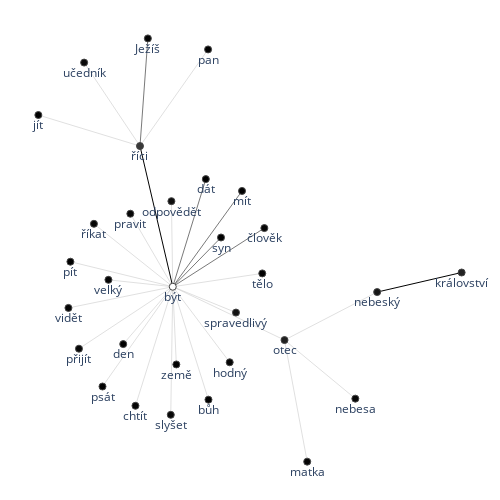

Source (notebook cell):
### Code cell
configure_plotly_browser_state()
ego_network_standard(nt_data, "book_lemmata", "Mt", "otec", "online", "2D")

### Figure 1 — Plotly figure (JSON) as saved in the notebook; plotly's stock layout.template omitted (floating-point values rounded to 4 significant figures)
{"data": [{"line": {"color": "#000000", "width": 1}, "mode": "lines", "type": "scatter", "x": [-0.06174, -0.1823, null, 1, 0.6895, null], "y": [-0.04796, 0.3795, null, -0.004787, -0.06424, null]}, {"line": {"color": "#404040", "width": 0.7}, "mode": "lines", "type": "scatter", "x": [-0.06174, 0.2749, null, -0.06174, 0.1928, null, -0.06174, 0.0597, null, -0.06174, 0.1155, null, -0.1823, -0.1533, null], "y": [-0.04796, 0.1303, null, -0.04796, 0.2431, null, -0.04796, 0.279, null, -0.04796, 0.1017, null, 0.3795, 0.7068, null]}, {"line": {"color": "#C0C0C0", "width": 0.5}, "mode": "lines", "type": "scatter", "x": [-0.06174, -0.2177, null, -0.06174, -0.3515, null, -0.06174, -0.2983, null, -0.06174, -0.2439, null, -0.06174, -0.06681, null, -0.06174, -0.438, null, -0.06174, -0.4453, null, -0.06174, -0.4066, null, -0.06174, -0.3201, null, -0.06174, -0.04865, null, -0.06174, -0.1989, null, -0.06174, -0.06914, null, -0.06174, 0.349, null, -0.06174, 0.1475, null, -0.06174, 0.06945, null, -0.06174, 0.2672, null, -0.06174, 0.1705, null, -0.1823, -0.3876, null, -0.1823, -0.5558, null, -0.1823, 0.06799, null, 0.6895, 0.349, null, 0.349, 0.4324, null, 0.349, 0.6093, null], "y": [-0.04796, 0.1739, null, -0.04796, 0.1432, null, -0.04796, -0.02703, null, -0.04796, -0.2223, null, -0.04796, 0.2121, null, -0.04796, 0.02809, null, -0.04796, -0.1124, null, -0.04796, -0.2363, null, -0.04796, -0.3512, null, -0.04796, -0.2841, null, -0.04796, -0.4098, null, -0.04796, -0.4373, null, -0.04796, -0.2101, null, -0.04796, -0.2776, null, -0.04796, -0.3913, null, -0.04796, -0.007496, null, -0.04796, -0.1265, null, 0.3795, 0.6332, null, 0.3795, 0.4738, null, 0.3795, 0.6732, null, -0.06424, -0.2101, null, -0.2101, -0.5795, null, -0.2101, -0.3881, null]}, {"hoverinfo": "text", "hovertext": ["132", "26", "18", "12", "3", "6", "5", "3", "3", "9", "7", "6", "5", "5", "3", "3", "3", "5", "6", "4", "4", "5", "17", "6", "5", "3", "3", "4", "11", "5", "6"], "marker": {"color": [132, 26, 18, 12, 3, 6, 5, 3, 3, 9, 7, 6, 5, 5, 3, 3, 3, 5, 6, 4, 4, 5, 17, 6, 5, 3, 3, 4, 11, 5, 6], "colorbar": {"thickness": 15, "title": {"side": "right", "text": "degree"}, "xanchor": "left"}, "colorscale": [[0, "rgb(255,255,255)"], [0.125, "rgb(240,240,240)"], [0.25, "rgb(217,217,217)"], [0.375, "rgb(189,189,189)"], [0.5, "rgb(150,150,150)"], [0.625, "rgb(115,115,115)"], [0.75, "rgb(82,82,82)"], [0.875, "rgb(37,37,37)"], [1, "rgb(0,0,0)"]], "line": {"width": 1}, "reversescale": true, "showscale": false, "size": 7}, "mode": "markers+text", "text": ["být", "říci", "království", "nebeský", "syn", "člověk", "Ježíš", "mít", "dát", "odpovědět", "učedník", "pravit", "říkat", "velký", "den", "jít", "pít", "vidět", "přijít", "psát", "země", "chtít", "otec", "slyšet", "hodný", "pan", "bůh", "tělo", "spravedlivý", "matka", "nebesa"], "textposition": "bottom center", "type": "scatter", "x": [-0.06174, -0.1823, 1, 0.6895, 0.1155, 0.2749, -0.1533, 0.1928, 0.0597, -0.06681, -0.3876, -0.2177, -0.3515, -0.2983, -0.2439, -0.5558, -0.438, -0.4453, -0.4066, -0.3201, -0.04865, -0.1989, 0.349, -0.06914, 0.1475, 0.06799, 0.06945, 0.2672, 0.1705, 0.4324, 0.6093], "y": [-0.04796, 0.3795, -0.004787, -0.06424, 0.1017, 0.1303, 0.7068, 0.2431, 0.279, 0.2121, 0.6332, 0.1739, 0.1432, -0.02703, -0.2223, 0.4738, 0.02809, -0.1124, -0.2363, -0.3512, -0.2841, -0.4098, -0.2101, -0.4373, -0.2776, 0.6732, -0.3913, -0.007496, -0.1265, -0.5795, -0.3881]}, {"hoverinfo": "text", "marker": {"opacity": 0}, "mode": "markers", "opacity": 0, "text": ["48", "27", "26", "26", "22", "16", "15", "14", "14", "13", "12", "11", "11", "11", "11", "11", "10", "10", "10", "9", "9", "8", "28", "17", "12", "10", "31", "11", "8", "6"], "type": "scatter", "x": [-0.122, 0.1066, 0.06551, -0.001023, 0.02687, -0.1397, -0.2066, -0.18, -0.1528, -0.06427, -0.2499, -0.2535, -0.2342, -0.1909, -0.0552, -0.1303, -0.06544, 0.1436, 0.04286, 0.003854, 0.1027, 0.05439, -0.1678, -0.285, -0.3691, -0.05716, 0.8448, 0.5193, 0.3907, 0.4792], "y": [0.1658, 0.04114, 0.09756, 0.1155, 0.02685, 0.06297, 0.04763, -0.0375, -0.1351, 0.08207, -0.009936, -0.08016, -0.1421, -0.1996, -0.1661, -0.2289, -0.2426, -0.129, -0.1628, -0.2196, -0.02773, -0.08721, 0.5431, 0.5063, 0.4267, 0.5264, -0.03451, -0.1372, -0.3948, -0.2991]}], "layout": {"autosize": false, "height": 500, "hovermode": "closest", "margin": {"b": 10, "l": 10, "r": 10, "t": 10}, "plot_bgcolor": "rgba(0,0,0,0)", "showlegend": false, "title": {"font": {"size": 16}}, "width": 500, "xaxis": {"showgrid": false, "showticklabels": false, "zeroline": false}, "yaxis": {"showgrid": false, "showticklabels": false, "zeroline": false}}}
